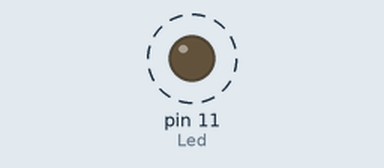
Recording of a program running on a simulated Raspberry Pi (header pin numbers). Parts: output pins drawn as LEDs (lit = HIGH). Dashed ring = blinking. What the program prints to the terminal is not drawn.

Above: at 0.5 s.
Timing chart, 0 to 3.5 s (numbered marks = the images above):
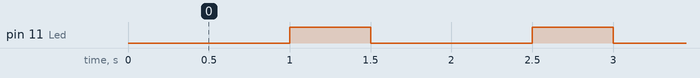

The program:

led.py
```python
import RPi.GPIO as GPIO
import time

Led = 11   # pin11

def setup():
    GPIO.setmode(GPIO.BOARD)          # Numbering according to the physical location
    GPIO.setup(Led, GPIO.OUT)         # Set pin mode as output
    GPIO.output(Led, GPIO.HIGH)       # Output high level(+3.3V) to off the led

def loop():
    while True:
        print "...led on"
        GPIO.output(Led, GPIO.LOW)    # led on
        time.sleep(1.0)
        print "led off..."
        GPIO.output(Led, GPIO.HIGH)   # led off
        time.sleep(0.5)

def destroy():
    GPIO.output(Led, GPIO.HIGH)       # led off
    GPIO.cleanup()                    # Release resource

if __name__ == '__main__':            # Program start from here
    setup()
    try:
        loop()
    except KeyboardInterrupt:         # Press 'Ctrl+C' to end the program
        destroy()
```

Measured:
- by itself, pin 11 (Led): alternates HIGH for 0.50 s and LOW for 1.0 s
